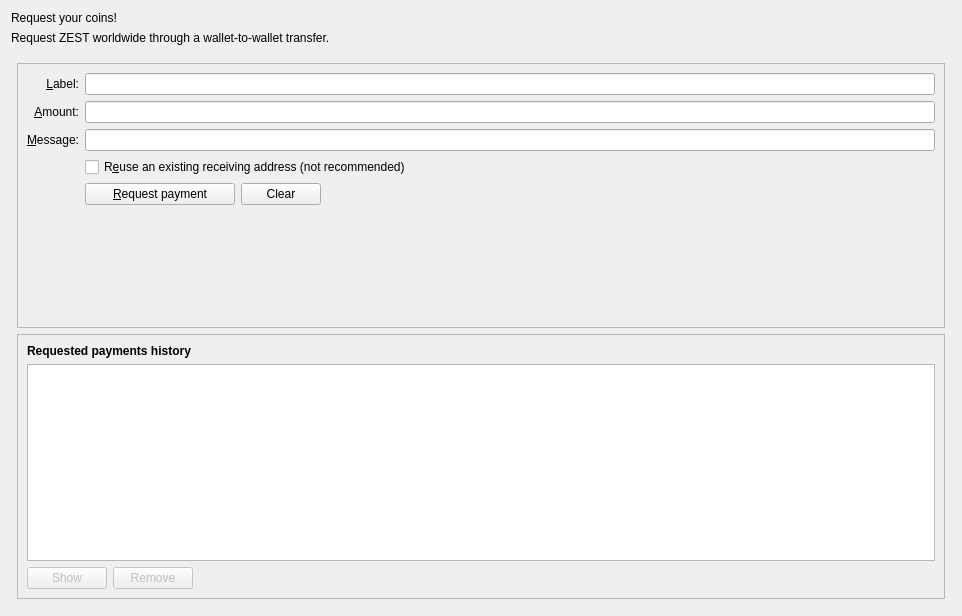
<?xml version="1.0" encoding="UTF-8"?>
<ui version="4.0">
 <class>ReceiveCoinsDialog</class>
 <widget class="QWidget" name="ReceiveCoinsDialog">
  <property name="geometry">
   <rect>
    <x>0</x>
    <y>0</y>
    <width>962</width>
    <height>616</height>
   </rect>
  </property>
  <layout class="QVBoxLayout" name="verticalLayout" stretch="0">
   <item>
    <layout class="QVBoxLayout" name="verticalLayout_Master" stretch="0,1">
     <property name="spacing">
      <number>0</number>
     </property>
     <item>
      <widget class="QFrame" name="frame_Header">
       <layout class="QVBoxLayout" name="verticalLayout_8">
        <property name="leftMargin">
         <number>0</number>
        </property>
        <property name="topMargin">
         <number>0</number>
        </property>
        <property name="rightMargin">
         <number>0</number>
        </property>
        <property name="bottomMargin">
         <number>12</number>
        </property>
        <item>
         <widget class="QLabel" name="labelTitle">
          <property name="text">
           <string>Request your coins!</string>
          </property>
         </widget>
        </item>
        <item>
         <widget class="QLabel" name="labelSubtitle">
          <property name="text">
           <string>Request ZEST worldwide through a wallet-to-wallet transfer.</string>
          </property>
         </widget>
        </item>
       </layout>
      </widget>
     </item>
     <item>
      <widget class="QFrame" name="frame_BG">
       <layout class="QVBoxLayout" name="verticalLayout_5">
        <property name="leftMargin">
         <number>6</number>
        </property>
        <property name="topMargin">
         <number>6</number>
        </property>
        <property name="rightMargin">
         <number>6</number>
        </property>
        <property name="bottomMargin">
         <number>6</number>
        </property>
        <item>
         <widget class="QFrame" name="framePayment">
          <property name="sizePolicy">
           <sizepolicy hsizetype="Preferred" vsizetype="Expanding">
            <horstretch>0</horstretch>
            <verstretch>0</verstretch>
           </sizepolicy>
          </property>
          <property name="frameShape">
           <enum>QFrame::StyledPanel</enum>
          </property>
          <property name="frameShadow">
           <enum>QFrame::Sunken</enum>
          </property>
          <layout class="QVBoxLayout" name="verticalLayout_3">
           <item>
            <layout class="QGridLayout" name="gridLayout">
             <item row="6" column="2">
              <widget class="QCheckBox" name="reuseAddress">
               <property name="toolTip">
                <string>Reuse one of the previously used receiving addresses.&lt;br&gt;Reusing addresses has security and privacy issues.&lt;br&gt;Do not use this unless re-generating a payment request made before.</string>
               </property>
               <property name="text">
                <string>R&amp;euse an existing receiving address (not recommended)</string>
               </property>
              </widget>
             </item>
             <item row="3" column="0">
              <widget class="QLabel" name="label_2">
               <property name="toolTip">
                <string>An optional label to associate with the new receiving address.</string>
               </property>
               <property name="text">
                <string>&amp;Label:</string>
               </property>
               <property name="alignment">
                <set>Qt::AlignRight|Qt::AlignTrailing|Qt::AlignVCenter</set>
               </property>
               <property name="buddy">
                <cstring>reqLabel</cstring>
               </property>
              </widget>
             </item>
             <item row="4" column="0">
              <widget class="QLabel" name="label">
               <property name="toolTip">
                <string>An optional amount to request. Leave this empty or zero to not request a specific amount.</string>
               </property>
               <property name="text">
                <string>&amp;Amount:</string>
               </property>
               <property name="alignment">
                <set>Qt::AlignRight|Qt::AlignTrailing|Qt::AlignVCenter</set>
               </property>
               <property name="buddy">
                <cstring>reqAmount</cstring>
               </property>
              </widget>
             </item>
             <item row="3" column="2">
              <widget class="QLineEdit" name="reqLabel">
               <property name="toolTip">
                <string>An optional label to associate with the new receiving address.</string>
               </property>
              </widget>
             </item>
             <item row="5" column="2">
              <widget class="QLineEdit" name="reqMessage">
               <property name="toolTip">
                <string>An optional message to attach to the payment request, which will be displayed when the request is opened.&lt;br&gt;Note: The message will not be sent with the payment over the Zest network.</string>
               </property>
              </widget>
             </item>
             <item row="4" column="2">
              <widget class="BitcoinAmountField" name="reqAmount">
               <property name="minimumSize">
                <size>
                 <width>80</width>
                 <height>0</height>
                </size>
               </property>
               <property name="toolTip">
                <string>An optional amount to request. Leave this empty or zero to not request a specific amount.</string>
               </property>
              </widget>
             </item>
             <item row="8" column="2">
              <spacer name="verticalSpacer">
               <property name="orientation">
                <enum>Qt::Vertical</enum>
               </property>
               <property name="sizeHint" stdset="0">
                <size>
                 <width>20</width>
                 <height>40</height>
                </size>
               </property>
              </spacer>
             </item>
             <item row="6" column="0">
              <widget class="QLabel" name="label_4">
               <property name="text">
                <string/>
               </property>
              </widget>
             </item>
             <item row="7" column="0">
              <widget class="QLabel" name="label_7">
               <property name="text">
                <string/>
               </property>
              </widget>
             </item>
             <item row="7" column="2">
              <layout class="QHBoxLayout" name="horizontalLayout">
               <item>
                <widget class="QPushButton" name="receiveButton">
                 <property name="minimumSize">
                  <size>
                   <width>150</width>
                   <height>0</height>
                  </size>
                 </property>
                 <property name="text">
                  <string>&amp;Request payment</string>
                 </property>
                 <property name="icon">
                  <iconset resource="../zest.qrc">
                   <normaloff>:/icons/receiving_addresses</normaloff>:/icons/receiving_addresses</iconset>
                 </property>
                </widget>
               </item>
               <item>
                <widget class="QPushButton" name="clearButton">
                 <property name="sizePolicy">
                  <sizepolicy hsizetype="Minimum" vsizetype="Fixed">
                   <horstretch>0</horstretch>
                   <verstretch>0</verstretch>
                  </sizepolicy>
                 </property>
                 <property name="toolTip">
                  <string>Clear all fields of the form.</string>
                 </property>
                 <property name="text">
                  <string>Clear</string>
                 </property>
                 <property name="icon">
                  <iconset resource="../zest.qrc">
                   <normaloff>:/icons/remove</normaloff>:/icons/remove</iconset>
                 </property>
                 <property name="autoDefault">
                  <bool>false</bool>
                 </property>
                </widget>
               </item>
               <item>
                <spacer name="horizontalSpacer">
                 <property name="orientation">
                  <enum>Qt::Horizontal</enum>
                 </property>
                 <property name="sizeHint" stdset="0">
                  <size>
                   <width>40</width>
                   <height>20</height>
                  </size>
                 </property>
                </spacer>
               </item>
              </layout>
             </item>
             <item row="5" column="0">
              <widget class="QLabel" name="label_3">
               <property name="toolTip">
                <string>An optional message to attach to the payment request, which will be displayed when the request is opened. Note: The message will not be sent with the payment over the Zest network.</string>
               </property>
               <property name="text">
                <string>&amp;Message:</string>
               </property>
               <property name="alignment">
                <set>Qt::AlignRight|Qt::AlignTrailing|Qt::AlignVCenter</set>
               </property>
               <property name="buddy">
                <cstring>reqMessage</cstring>
               </property>
              </widget>
             </item>
            </layout>
           </item>
          </layout>
         </widget>
        </item>
        <item>
         <widget class="QFrame" name="framePaymentHistory">
          <property name="sizePolicy">
           <sizepolicy hsizetype="Preferred" vsizetype="Expanding">
            <horstretch>0</horstretch>
            <verstretch>0</verstretch>
           </sizepolicy>
          </property>
          <property name="frameShape">
           <enum>QFrame::StyledPanel</enum>
          </property>
          <property name="frameShadow">
           <enum>QFrame::Raised</enum>
          </property>
          <layout class="QVBoxLayout" name="verticalLayout_2">
           <item>
            <widget class="QLabel" name="label_6">
             <property name="font">
              <font>
               <weight>75</weight>
               <bold>true</bold>
              </font>
             </property>
             <property name="text">
              <string>Requested payments history</string>
             </property>
            </widget>
           </item>
           <item>
            <widget class="QTableView" name="recentRequestsView">
             <property name="palette">
              <palette>
               <active>
                <colorrole role="Text">
                 <brush brushstyle="SolidPattern">
                  <color alpha="255">
                   <red>51</red>
                   <green>51</green>
                   <blue>51</blue>
                  </color>
                 </brush>
                </colorrole>
               </active>
               <inactive>
                <colorrole role="Text">
                 <brush brushstyle="SolidPattern">
                  <color alpha="255">
                   <red>51</red>
                   <green>51</green>
                   <blue>51</blue>
                  </color>
                 </brush>
                </colorrole>
               </inactive>
               <disabled>
                <colorrole role="Text">
                 <brush brushstyle="SolidPattern">
                  <color alpha="255">
                   <red>85</red>
                   <green>85</green>
                   <blue>85</blue>
                  </color>
                 </brush>
                </colorrole>
               </disabled>
              </palette>
             </property>
             <property name="contextMenuPolicy">
              <enum>Qt::CustomContextMenu</enum>
             </property>
             <property name="tabKeyNavigation">
              <bool>false</bool>
             </property>
             <property name="sortingEnabled">
              <bool>true</bool>
             </property>
            </widget>
           </item>
           <item>
            <layout class="QHBoxLayout" name="horizontalLayout_2">
             <item>
              <widget class="QPushButton" name="showRequestButton">
               <property name="enabled">
                <bool>false</bool>
               </property>
               <property name="toolTip">
                <string>Show the selected request (does the same as double clicking an entry)</string>
               </property>
               <property name="text">
                <string>Show</string>
               </property>
               <property name="icon">
                <iconset resource="../zest.qrc">
                 <normaloff>:/icons/edit</normaloff>:/icons/edit</iconset>
               </property>
               <property name="autoDefault">
                <bool>false</bool>
               </property>
              </widget>
             </item>
             <item>
              <widget class="QPushButton" name="removeRequestButton">
               <property name="enabled">
                <bool>false</bool>
               </property>
               <property name="toolTip">
                <string>Remove the selected entries from the list</string>
               </property>
               <property name="text">
                <string>Remove</string>
               </property>
               <property name="icon">
                <iconset resource="../zest.qrc">
                 <normaloff>:/icons/remove</normaloff>:/icons/remove</iconset>
               </property>
               <property name="autoDefault">
                <bool>false</bool>
               </property>
              </widget>
             </item>
             <item>
              <spacer name="horizontalSpacer_2">
               <property name="orientation">
                <enum>Qt::Horizontal</enum>
               </property>
               <property name="sizeHint" stdset="0">
                <size>
                 <width>40</width>
                 <height>20</height>
                </size>
               </property>
              </spacer>
             </item>
            </layout>
           </item>
          </layout>
         </widget>
        </item>
       </layout>
      </widget>
     </item>
    </layout>
   </item>
  </layout>
 </widget>
 <customwidgets>
  <customwidget>
   <class>BitcoinAmountField</class>
   <extends>QLineEdit</extends>
   <header>bitcoinamountfield.h</header>
   <container>1</container>
  </customwidget>
 </customwidgets>
 <tabstops>
  <tabstop>reqLabel</tabstop>
  <tabstop>reqAmount</tabstop>
  <tabstop>reqMessage</tabstop>
  <tabstop>reuseAddress</tabstop>
  <tabstop>receiveButton</tabstop>
  <tabstop>clearButton</tabstop>
  <tabstop>recentRequestsView</tabstop>
  <tabstop>showRequestButton</tabstop>
  <tabstop>removeRequestButton</tabstop>
 </tabstops>
 <resources>
  <include location="../zest.qrc"/>
 </resources>
 <connections/>
</ui>
